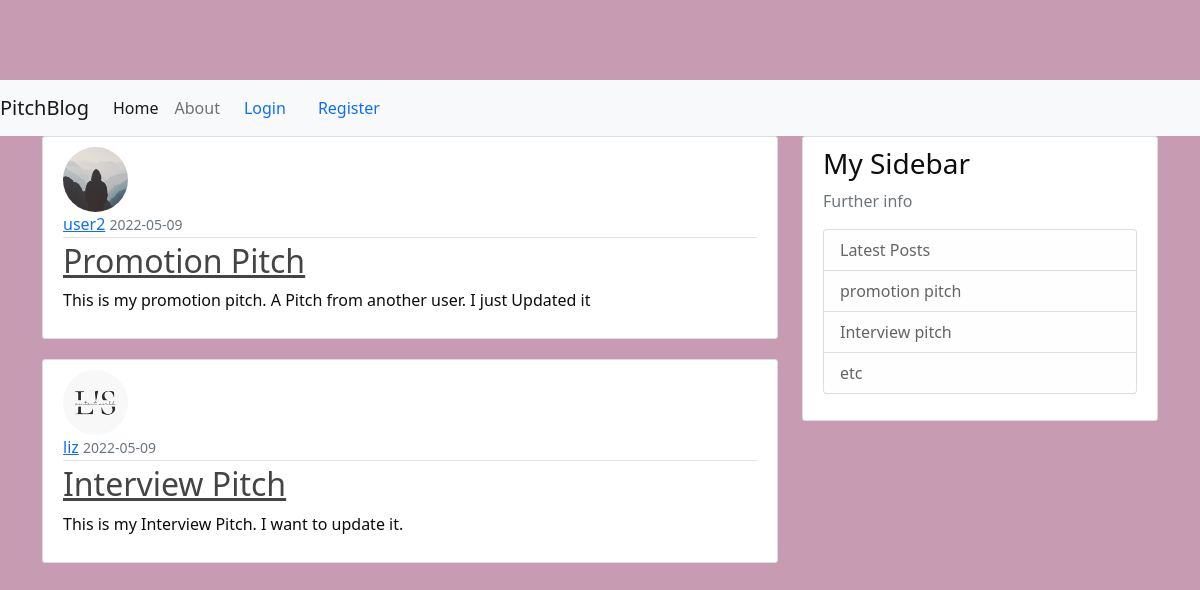
Page /home on the earlier database version.
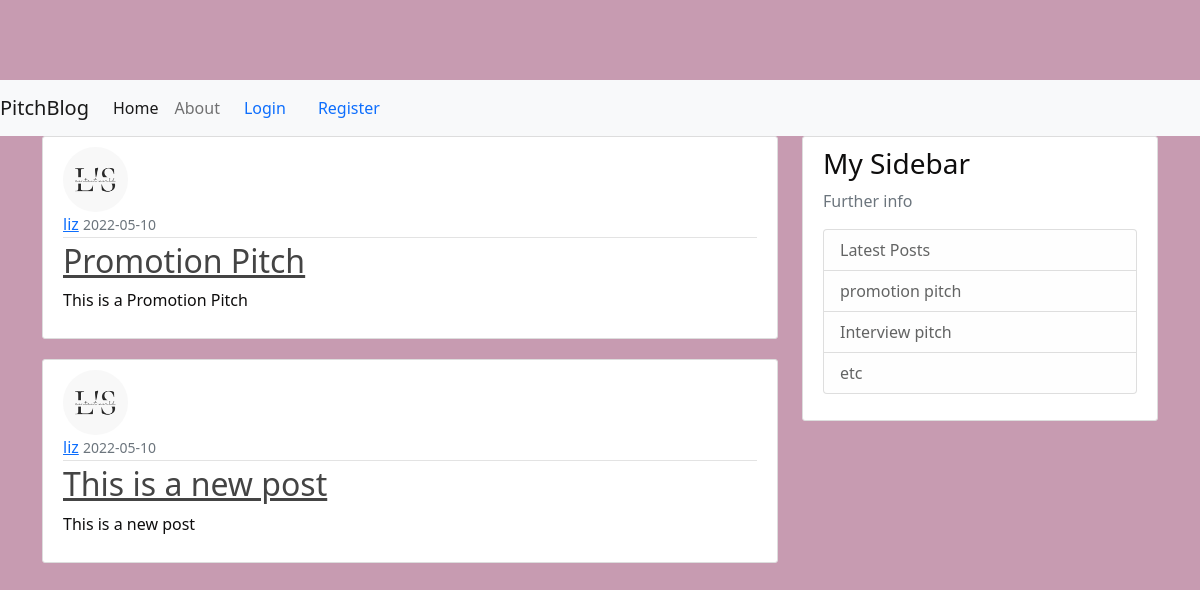
Same page on the later database version.
### pitchblog/models.py (models this page shows, shortened)
class Post(db.Model):
    id = db.Column(db.Integer, primary_key=True)
    title = db.Column(db.String(100), nullable=False)
    date_posted = db.Column(db.DateTime, nullable=False, default=datetime.utcnow)
    content = db.Column(db.Text, nullable=False)
    user_id = db.Column(db.Integer, db.ForeignKey('user.id'), nullable=False)

class User(db.Model, UserMixin):
    id = db.Column(db.Integer, primary_key=True)
    username = db.Column(db.String(20), unique=True, nullable=False)
    email = db.Column(db.String(120), unique=True, nullable=False)
    image_file = db.Column(db.String(20), nullable=False, default='default.jpg')
    password = db.Column(db.String(60), nullable=False)
    posts = db.relationship('Post', backref='author', lazy=True)

### pitchblog/main/routes.py (the view)
@main.route("/")
@main.route("/home")
def home():
    page = request.args.get('page', 1, type=int)
    posts = Post.query.order_by(Post.date_posted.desc()).paginate(page=page, per_page=5)
    return render_template('home.html', posts=posts)

### pitchblog/templates/home.html
{% extends "base.html" %}
{% block content %}
    {% for post in posts %}
        <article class="media content-section">
          <img class="rounded-circle article-img" src="{{ url_for('static', filename='profile_pics/' + post.author.image_file) }}">
          <div class="media-body">
            <div class="article-metadata">
              <a class="mr-2" href="#">{{ post.author.username }}</a>
              <small class="text-muted">{{ post.date_posted.strftime('%Y-%m-%d') }}</small>
            </div>
            <h2><a class="article-title" href="{{ url_for('post', post_id=post.id) }}">{{ post.title }}</a></h2>
            <p class="article-content">{{ post.content }}</p>
          </div>
        </article>
    {% endfor %}
{% endblock content %}

### pitchblog/templates/base.html (shortened to what this page needs)
<!DOCTYPE html>
<html>
<head>
    <link rel="stylesheet" href="https://cdn.jsdelivr.net/npm/bootstrap@5.1.3/dist/css/bootstrap.min.css">
    <link rel="stylesheet" type="text/css" href="{{ url_for('static', filename='main.css') }}">
</head>
<body>
  <nav class="navbar navbar-expand-lg navbar-light bg-light">
    <a class="navbar-brand" href="#">PitchBlog</a>
    <div class="collapse navbar-collapse" id="navbarNavAltMarkup">
      <div class="navbar-nav">
        <a class="nav-item nav-link active" href="{{ url_for('main.home') }}">Home</a>
        <a class="nav-item nav-link" href="{{ url_for('main.about') }}">About</a>
      </div>
      {% if current_user.is_authenticated %}
      <a class="nav-item nav-link" href="{{ url_for('posts.new_post') }}">New Post</a>
      <a class="nav-item nav-link" href="{{ url_for('users.account') }}">Account</a>
      <a class="nav-item nav-link" href="{{ url_for('users.logout') }}">Logout</a>
    {% else %}
      <a class="nav-item nav-link" href="{{ url_for('users.login') }}">Login</a>
      <a class="nav-item nav-link" href="{{ url_for('users.register') }}">Register</a>
    {% endif %}
    </div>
  </nav>
    <main role="main" class="container">
      <div class="row">
        <div class="col-md-8">
          {% block content %}
          {% endblock %}
        </div>
        <div class="col-md-4">
          <div class="content-section">
            <h3>My Sidebar</h3>
            <p class='text-muted'>Further info
              <ul class="list-group">
                <li class="list-group-item list-group-item-light">Latest Posts</li>
                <li class="list-group-item list-group-item-light">promotion pitch</li>
                <li class="list-group-item list-group-item-light">Interview pitch</li>
                <li class="list-group-item list-group-item-light">etc</li>
              </ul>
            </p>
          </div>
        </div>
      </div>
    </main>
</body>
</html>

### pitchblog/static/main.css (style rules this page uses)
body { background: #c79bb1; color: #0e0d0d; margin-top: 5rem; }
.content-section { background: #ffffff; padding: 10px 20px; border: 1px solid #dddddd; border-radius: 3px; margin-bottom: 20px; }
.article-title { color: #444444; }
.article-content { white-space: pre-line; }
.article-img { height: 65px; width: 65px; margin-right: 16px; }
.article-metadata { padding-bottom: 1px; margin-bottom: 4px; border-bottom: 1px solid #e3e3e3 }

Differences in the rows shown:
removed Post: image_file (placeholder picture), author.username "user2", date_posted "2022-05-09", title "Promotion Pitch", content "This is my promotion pitch. A Pitch from another user. I just Updated it"
added Post: image_file (picture), author.username "liz", date_posted "2022-05-10", title "Promotion Pitch", content "This is a Promotion Pitch"
changed Post: date_posted "2022-05-09" → "2022-05-10"; title "Interview Pitch" → "This is a new post"; content "This is my Interview Pitch. I want to update it." → "This is a new post"
